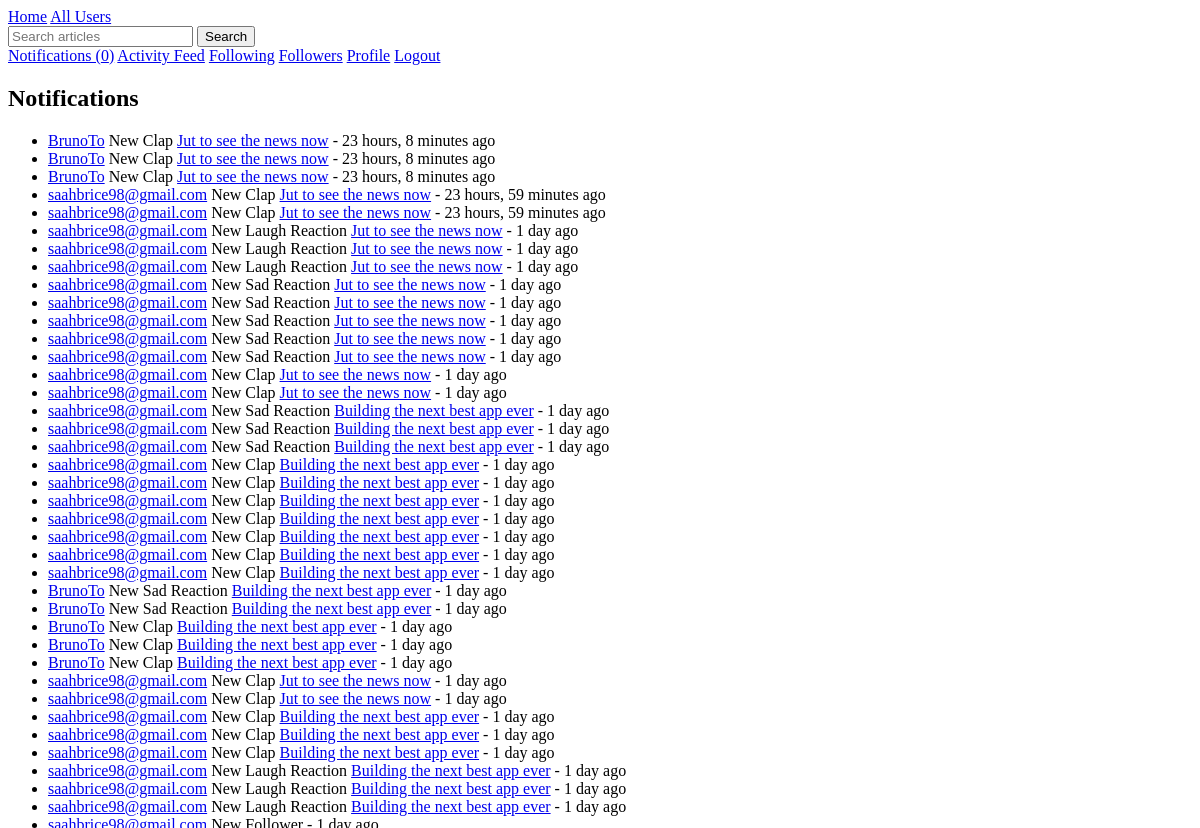
The app's page /notifications/ (signed in, upper part), older data.
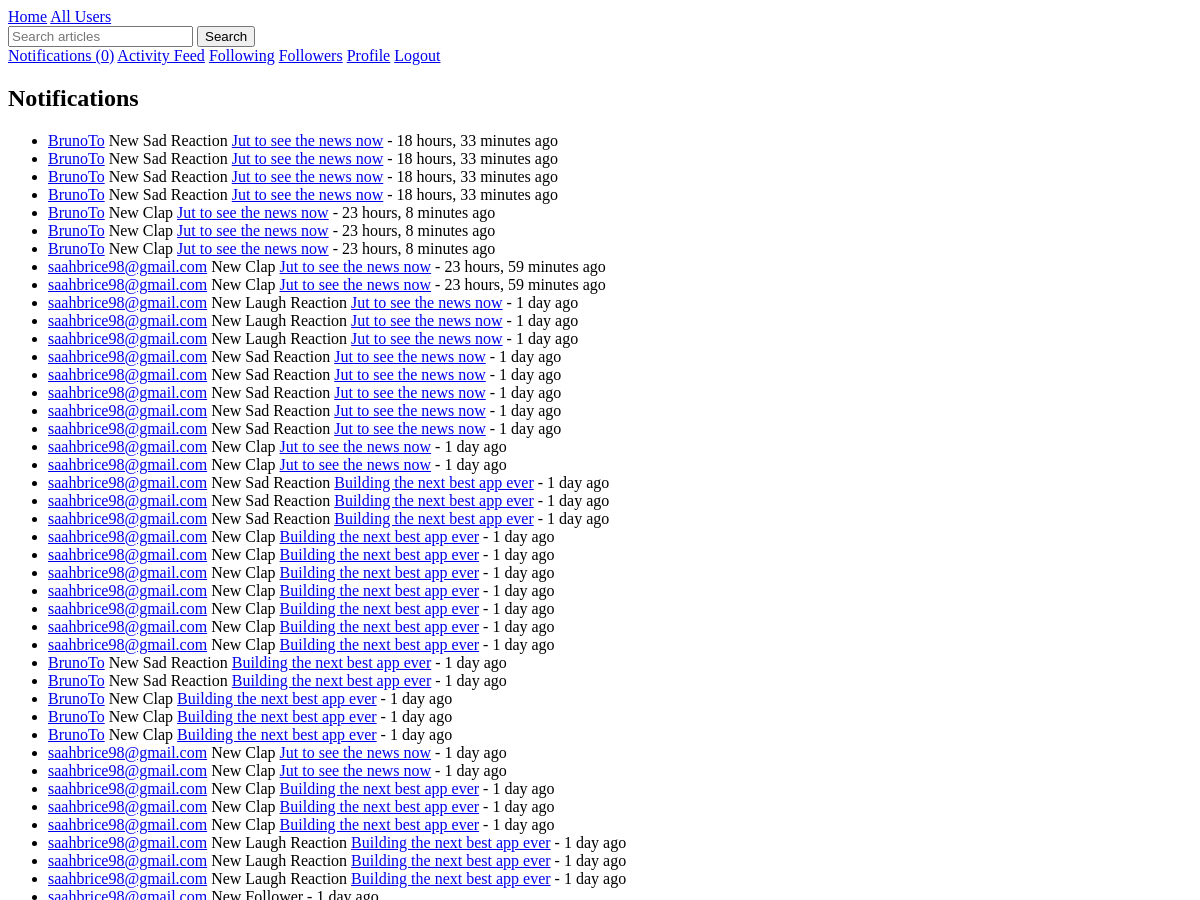
The same page, newer data.
### notifications/models.py (models this page shows, shortened)
class Notification(models.Model):
    NOTIFICATION_TYPES = (
        ('follow', 'New Follower'),
        ('comment', 'New Comment'),
        ('clap', 'New Clap'),
        ('sad', 'New Sad Reaction'),
        ('laugh', 'New Laugh Reaction'),
    )
    recipient = models.ForeignKey(settings.AUTH_USER_MODEL, on_delete=models.CASCADE, related_name='notifications')
    sender = models.ForeignKey(settings.AUTH_USER_MODEL, on_delete=models.CASCADE, null=True, blank=True)
    notification_type = models.CharField(max_length=20, choices=NOTIFICATION_TYPES)
    article = models.ForeignKey('articles.Article', on_delete=models.CASCADE, null=True, blank=True)
    text = models.CharField(max_length=255)
    is_read = models.BooleanField(default=False)
    created_at = models.DateTimeField(auto_now_add=True)
    class Meta:
        ordering = ['-created_at']

### users/models.py (models this page shows, shortened)
class User(AbstractUser):
    bio = models.TextField(max_length=500, blank=True)
    profile_picture = models.ImageField(upload_to='profile_pics/', blank=True, null=True)
    date_joined = models.DateTimeField(auto_now_add=True)
    location = models.CharField(max_length=100, blank=True)
    website = models.URLField(max_length=200, blank=True)
    following = models.ManyToManyField('self', symmetrical=False, related_name='followers')
    blocked_users = models.ManyToManyField('self', symmetrical=False, related_name='blocked_by')
    is_verified = models.BooleanField(default=False)
    is_premium = models.BooleanField(default=False)
    def unread_notifications_count(self):
        return self.notifications.filter(is_read=False).count()

### articles/models.py (models this page shows, shortened)
class Article(models.Model):
    title = models.CharField(max_length=200)
    content = models.TextField()
    author = models.ForeignKey(settings.AUTH_USER_MODEL, on_delete=models.CASCADE)
    created_at = models.DateTimeField(auto_now_add=True)
    updated_at = models.DateTimeField(auto_now=True)
    published_at = models.DateTimeField(null=True, blank=True)
    status = models.CharField(max_length=10, choices=[('draft', 'Draft'), ('published', 'Published')], default='draft')
    language = models.CharField(max_length=2, choices=[('EN', 'English'), ('FR', 'French')])
    tags = TaggableManager()
    bookmarks = models.ManyToManyField(settings.AUTH_USER_MODEL, related_name='bookmarked_articles', blank=True)

### notifications/views.py (the view)
# urls.py: path('', NotificationListView.as_view(), name='notification_list'),
class NotificationListView(LoginRequiredMixin, ListView):
    model = Notification
    template_name = 'notifications/notification_list.html'
    context_object_name = 'notifications'
    def get_queryset(self):
        return self.request.user.notifications.all()
    def get_context_data(self, **kwargs):
        context = super().get_context_data(**kwargs)
        unread = self.request.user.notifications.filter(is_read=False)
        unread.update(is_read=True)
        return context

### templates/notifications/notification_list.html
{% extends "base.html" %}
{% block content %}
<h2>Notifications</h2>
<ul>
{% for notification in notifications %}
    <li>
        {% if notification.sender %}
            <a href="{% url 'user_profile' notification.sender.username %}">{{ notification.sender.username }}</a>
        {% endif %}
        {{ notification.get_notification_type_display }}
        {% if notification.article %}
            <a href="{% url 'article_detail' notification.article.id %}">{{ notification.article.title }}</a>
        {% endif %}
        - {{ notification.created_at|timesince }} ago
    </li>
{% empty %}
    <li>No notifications yet.</li>
{% endfor %}
</ul>
{% endblock %}

Row changes from the older to the newer data that the page shows:
added Notification: sender.username "BrunoTo", notification_type "New Sad Reaction", article "Jut to see the news now", created_at "18 hours, 33 minutes"
added Notification: sender.username "BrunoTo", notification_type "New Sad Reaction", article "Jut to see the news now", created_at "18 hours, 33 minutes"
added Notification: sender.username "BrunoTo", notification_type "New Sad Reaction", article "Jut to see the news now", created_at "18 hours, 33 minutes"
added Notification: sender.username "BrunoTo", notification_type "New Sad Reaction", article "Jut to see the news now", created_at "18 hours, 33 minutes"
